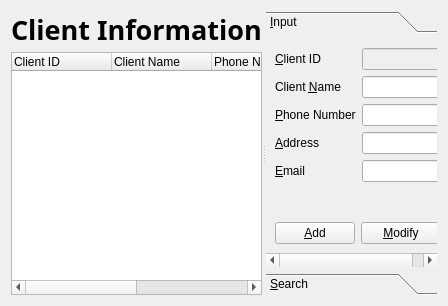
<?xml version="1.0" encoding="UTF-8"?>
<ui version="4.0">
 <class>ClientManagerForm</class>
 <widget class="QWidget" name="ClientManagerForm">
  <property name="geometry">
   <rect>
    <x>0</x>
    <y>0</y>
    <width>448</width>
    <height>306</height>
   </rect>
  </property>
  <property name="windowTitle">
   <string>ClientManagerForm</string>
  </property>
  <layout class="QVBoxLayout" name="verticalLayout_4">
   <item>
    <widget class="QSplitter" name="splitter">
     <property name="orientation">
      <enum>Qt::Horizontal</enum>
     </property>
     <widget class="QWidget" name="layoutWidget">
      <layout class="QVBoxLayout" name="verticalLayout_2">
       <property name="spacing">
        <number>4</number>
       </property>
       <item>
        <widget class="QLabel" name="clientInfoLabel">
         <property name="font">
          <font>
           <family>Dubai</family>
           <pointsize>20</pointsize>
           <bold>true</bold>
          </font>
         </property>
         <property name="text">
          <string>Client Information</string>
         </property>
        </widget>
       </item>
       <item>
        <widget class="QTreeWidget" name="treeWidget">
         <property name="rootIsDecorated">
          <bool>false</bool>
         </property>
         <column>
          <property name="text">
           <string>Client ID</string>
          </property>
         </column>
         <column>
          <property name="text">
           <string>Client Name</string>
          </property>
         </column>
         <column>
          <property name="text">
           <string>Phone Number</string>
          </property>
         </column>
         <column>
          <property name="text">
           <string>Address</string>
          </property>
         </column>
         <column>
          <property name="text">
           <string>Email</string>
          </property>
         </column>
        </widget>
       </item>
      </layout>
     </widget>
     <widget class="QToolBox" name="toolBox">
      <property name="currentIndex">
       <number>0</number>
      </property>
      <widget class="QWidget" name="inputPage">
       <property name="geometry">
        <rect>
         <x>0</x>
         <y>0</y>
         <width>178</width>
         <height>236</height>
        </rect>
       </property>
       <attribute name="label">
        <string>&amp;Input</string>
       </attribute>
       <layout class="QVBoxLayout" name="verticalLayout">
        <item>
         <layout class="QFormLayout" name="clientFormLayout">
          <item row="0" column="0">
           <widget class="QLabel" name="clientIDLabel">
            <property name="text">
             <string>&amp;Client ID</string>
            </property>
            <property name="buddy">
             <cstring>clientIDLineEdit</cstring>
            </property>
           </widget>
          </item>
          <item row="0" column="1">
           <widget class="QLineEdit" name="clientIDLineEdit">
            <property name="enabled">
             <bool>false</bool>
            </property>
            <property name="readOnly">
             <bool>true</bool>
            </property>
           </widget>
          </item>
          <item row="1" column="0">
           <widget class="QLabel" name="clientNameLabel">
            <property name="text">
             <string>Client &amp;Name</string>
            </property>
            <property name="buddy">
             <cstring>clientNameLineEdit</cstring>
            </property>
           </widget>
          </item>
          <item row="1" column="1">
           <widget class="QLineEdit" name="clientNameLineEdit"/>
          </item>
          <item row="2" column="0">
           <widget class="QLabel" name="phoneNumberLabel">
            <property name="text">
             <string>&amp;Phone Number</string>
            </property>
            <property name="buddy">
             <cstring>phoneNumberLineEdit</cstring>
            </property>
           </widget>
          </item>
          <item row="2" column="1">
           <widget class="QLineEdit" name="phoneNumberLineEdit"/>
          </item>
          <item row="3" column="0">
           <widget class="QLabel" name="addressLabel">
            <property name="text">
             <string>&amp;Address</string>
            </property>
            <property name="buddy">
             <cstring>addressLineEdit</cstring>
            </property>
           </widget>
          </item>
          <item row="3" column="1">
           <widget class="QLineEdit" name="addressLineEdit"/>
          </item>
          <item row="4" column="0">
           <widget class="QLabel" name="emailLabel">
            <property name="text">
             <string>&amp;Email</string>
            </property>
            <property name="buddy">
             <cstring>emailLineEdit</cstring>
            </property>
           </widget>
          </item>
          <item row="4" column="1">
           <widget class="QLineEdit" name="emailLineEdit"/>
          </item>
         </layout>
        </item>
        <item>
         <spacer name="verticalSpacer">
          <property name="orientation">
           <enum>Qt::Vertical</enum>
          </property>
          <property name="sizeHint" stdset="0">
           <size>
            <width>20</width>
            <height>40</height>
           </size>
          </property>
         </spacer>
        </item>
        <item>
         <layout class="QHBoxLayout" name="addHorizontalLayout">
          <item>
           <widget class="QPushButton" name="addPushButton">
            <property name="text">
             <string>&amp;Add</string>
            </property>
           </widget>
          </item>
          <item>
           <widget class="QPushButton" name="modifyPushButton">
            <property name="text">
             <string>&amp;Modify</string>
            </property>
           </widget>
          </item>
         </layout>
        </item>
       </layout>
      </widget>
      <widget class="QWidget" name="searchPage">
       <property name="geometry">
        <rect>
         <x>0</x>
         <y>0</y>
         <width>177</width>
         <height>246</height>
        </rect>
       </property>
       <attribute name="label">
        <string>&amp;Search</string>
       </attribute>
       <layout class="QVBoxLayout" name="verticalLayout_3">
        <item>
         <widget class="QTreeWidget" name="searchTreeWidget">
          <property name="rootIsDecorated">
           <bool>false</bool>
          </property>
          <column>
           <property name="text">
            <string>Client ID</string>
           </property>
          </column>
          <column>
           <property name="text">
            <string>Client Name</string>
           </property>
          </column>
          <column>
           <property name="text">
            <string>Phone Number</string>
           </property>
          </column>
          <column>
           <property name="text">
            <string>Address</string>
           </property>
          </column>
          <column>
           <property name="text">
            <string>Email</string>
           </property>
          </column>
         </widget>
        </item>
        <item>
         <layout class="QHBoxLayout" name="horizontalLayout">
          <item>
           <widget class="QComboBox" name="searchComboBox">
            <item>
             <property name="text">
              <string>Client ID Search</string>
             </property>
            </item>
            <item>
             <property name="text">
              <string>Client Name Search</string>
             </property>
            </item>
            <item>
             <property name="text">
              <string>Phone Number Search</string>
             </property>
            </item>
            <item>
             <property name="text">
              <string>Address Search</string>
             </property>
            </item>
            <item>
             <property name="text">
              <string>Email Search</string>
             </property>
            </item>
           </widget>
          </item>
          <item>
           <widget class="QLineEdit" name="searchLineEdit"/>
          </item>
         </layout>
        </item>
        <item>
         <widget class="QPushButton" name="searchPushButton">
          <property name="text">
           <string>S&amp;earch</string>
          </property>
         </widget>
        </item>
       </layout>
      </widget>
     </widget>
    </widget>
   </item>
  </layout>
 </widget>
 <tabstops>
  <tabstop>treeWidget</tabstop>
  <tabstop>clientIDLineEdit</tabstop>
  <tabstop>clientNameLineEdit</tabstop>
  <tabstop>phoneNumberLineEdit</tabstop>
  <tabstop>addressLineEdit</tabstop>
  <tabstop>emailLineEdit</tabstop>
  <tabstop>addPushButton</tabstop>
  <tabstop>modifyPushButton</tabstop>
  <tabstop>searchTreeWidget</tabstop>
  <tabstop>searchComboBox</tabstop>
  <tabstop>searchLineEdit</tabstop>
  <tabstop>searchPushButton</tabstop>
 </tabstops>
 <resources/>
 <connections/>
</ui>
